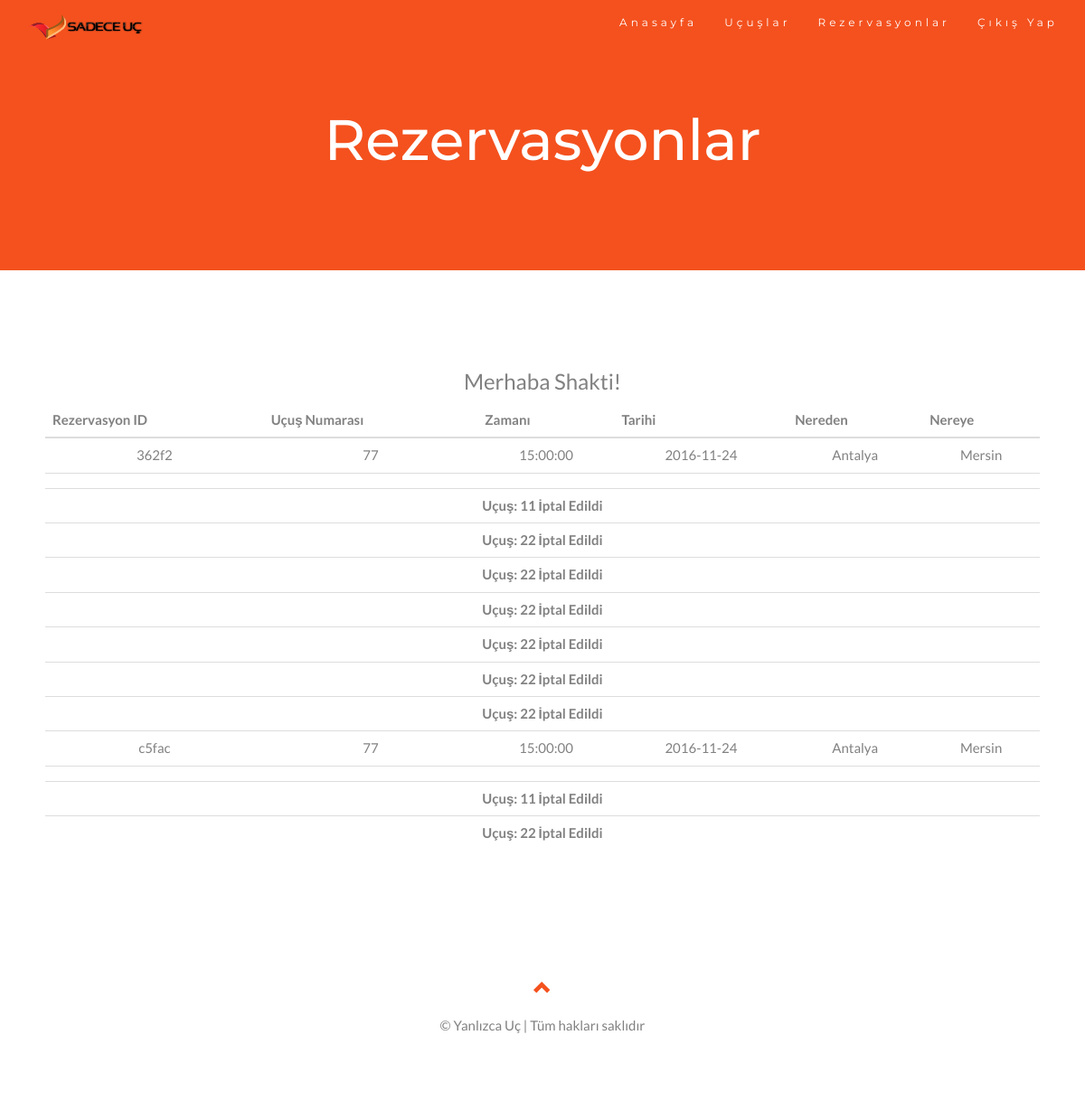
The page /viewReservations.php (signed in) on the database its author committed.
### tables this page shows
CREATE TABLE `reservation` (
  `ReservationId` varchar(10) NOT NULL DEFAULT '',
  `Amount` varchar(10) DEFAULT NULL,
  `UserName` varchar(30) DEFAULT NULL,
  `InstanceId` varchar(10) DEFAULT NULL,
  `ReturnInstanceId` int(11) DEFAULT NULL,
  `PaymentId` varchar(10) DEFAULT NULL
);

CREATE TABLE `flight` (
  `flight_no` varchar(10) NOT NULL DEFAULT '',
  `SheduledDeparture` time DEFAULT NULL,
  `ScheduledArrival` time DEFAULT NULL,
  `From_Airport_id` varchar(10) DEFAULT NULL,
  `To_Airport_id` varchar(10) DEFAULT NULL
);

CREATE TABLE `flight_instance` (
  `InstanceId` varchar(10) NOT NULL DEFAULT '',
  `ArriveTime` time DEFAULT NULL,
  `DepartTime` time DEFAULT NULL,
  `ArrivalDate` date DEFAULT NULL,
  `DepartureDate` date DEFAULT NULL,
  `Flight_no` varchar(10) DEFAULT NULL,
  `Status` int(5) NOT NULL DEFAULT '1',
  `Fare` int(4) DEFAULT NULL
);

CREATE TABLE `airport` (
  `AirportId` varchar(50) NOT NULL,
  `CityName` varchar(50) NOT NULL,
  `State` varchar(50) NOT NULL
);

### viewReservations.php (the view, shortened to what this page needs)
<!DOCTYPE html>
<html lang="en">
<head>
  <link rel="stylesheet" href="https://maxcdn.bootstrapcdn.com/bootstrap/3.3.7/css/bootstrap.min.css">
  <link rel = "stylesheet" href="css/home.css">
</head>
<body id="myPage" data-spy="scroll" data-target=".navbar" data-offset="60">
<nav class="navbar navbar-default navbar-fixed-top">
  <div class="container">
    <div class="navbar-header">
      <a class="navbar-brand" href="home.html"><img src="images/logo.png" alt="JustFly"/></a>
    </div>
    <div class="collapse navbar-collapse" id="myNavbar">
      <ul class="nav navbar-nav navbar-right">
        <li><a href="home.html">Anasayfa</a></li>
        <li><a href="viewFlights.php">Uçuşlar</a></li>
		<?php
		if(isset($_SESSION['user_fname']))
		{
			echo("<li><a href='viewReservations.php'>Rezervasyonlar</a></li>");
			echo("<li><a href='logout.php'>Çıkış Yap</a></li>");
		}
		else
		{
			echo('<li><a href="loginPage.php">Giriş Yap</a></li>');
			echo('<li><a href="signUp.html">Kayıt Ol</a></li>');
		}
		?>
      </ul>
    </div>
  </div>
</nav>
<div class="jumbotron text-center">
<h1>Rezervasyonlar</h1>
 </div>
<div id="services" class="container-fluid text-center">
 <?php
  if(isset($_SESSION['username']))
  {
	echo ("<h3>Merhaba ". $_SESSION['user_fname']. "!</h3>");
	$username = $_SESSION['username'];
	$link = mysqli_connect('localhost', 'root', 'root', 'airlinereservation');
	$sql = "SELECT r.reservationId, f.flight_no, fi.DepartTime, fi.DepartureDate, fa.cityName, ta.cityName, fi.ArriveTime, fi.ArrivalDate, r.ReturnInstanceId, fi.status FROM reservation r JOIN user u ON r.username = u.UserName JOIN Flight_Instance fi ON r.InstanceId = fi.InstanceId JOIN flight f ON fi.flight_no = f.flight_no JOIN airport fa ON f.from_airport_id = fa.airportId JOIN airport ta ON f.to_airport_id = ta.airportId WHERE u.username = '".$username."';";
	$result = mysqli_query($link,$sql);
	if (mysqli_num_rows($result)>0)
	{
		echo("<table class='table table-hover' >");
		echo("<thead><th>Rezervasyon ID</th><th>Uçuş Numarası</th><th>Zamanı</th><th>Tarihi</th><th>Nereden</th><th>Nereye</th></thead><tbody>");
	$i=0;
	while(($row = mysqli_fetch_row($result))!=null)
	{
		$flightStatus = $row[9];
		if($flightStatus == 0)
		{
			echo("<tr><td colspan = '6'><strong>Uçuş: $row[1]  İptal Edildi</strong></td></tr>");
		}
		else
		{
		echo("<tr data-toggle='collapse' data-target='#accordion$i' class='clickable'><td>".$row[0]. "</td><td> " . $row[1]. "</td><td> ". $row[2]. "</td><td> ". $row[3]."</td><td>". $row[4]. "</td><td>". $row[5]. "</td></tr>");
		echo("<tr>
            <td colspan='6'>
                <div id='accordion$i' class='collapse'>Varış Bilgileri:<br/> Zamanı: ". $row[6]. " Tarihi:   ". $row[7]);
		$i++;
		echo("<br/></div></td></tr>");
		}
	}
		echo("</tbody></table>");
	}
	else
	{
		echo("Rezervasyonunuz Bulunmamaktadır.");
	}
  }
  else{
	  header("Location: home.html");
  }
  ?>
</div>
<footer class="container-fluid text-center">
  <a href="#myPage" title="To Top">
    <span class="glyphicon glyphicon-chevron-up"></span>
  </a>
  <p>&copy; Yanlızca Uç | Tüm hakları saklıdır </p>
</footer>
</body>
</html>

### css/home.css (style rules this page uses)
body { font: 400 15px Lato, sans-serif; line-height: 1.8; color: #818181; }
.jumbotron { background-color: #f4511e; color: #fff; padding: 100px 25px; font-family: Montserrat, sans-serif; }
.container-fluid { padding: 60px 50px; }
.navbar { margin-bottom: 0; background-color: #f4511e; z-index: 9999; border: 0; font-size: 12px !important; line-height: 1.42857143 !important; letter-spacing: 4px; border-radius: 0; font-family: Montserrat, sans-serif; }
.navbar li a, .navbar .navbar-brand { color: #fff !important; }
footer .glyphicon { font-size: 20px; margin-bottom: 20px; color: #f4511e; }
.navbar-brand img { height : 30px; width : 130px; }
a { color: white; text-decoration: none; }

### rows shown on the page
reservation: ReservationId "362f2", flight.flight_no "77", InstanceId.DepartTime "15:00:00", InstanceId.DepartureDate "2016-11-24", airport.CityName "Antalya", airport.CityName "Mersin"
reservation: flight.flight_no "11"
reservation: flight.flight_no "22"
reservation: flight.flight_no "22"
reservation: flight.flight_no "22"
reservation: flight.flight_no "22"
reservation: flight.flight_no "22"
reservation: flight.flight_no "22"
reservation: ReservationId "c5fac", flight.flight_no "77", InstanceId.DepartTime "15:00:00", InstanceId.DepartureDate "2016-11-24", airport.CityName "Antalya", airport.CityName "Mersin"
reservation: flight.flight_no "11"
reservation: flight.flight_no "22"

### other values the page prints
$_SESSION['user_fname'] "Shakti"
